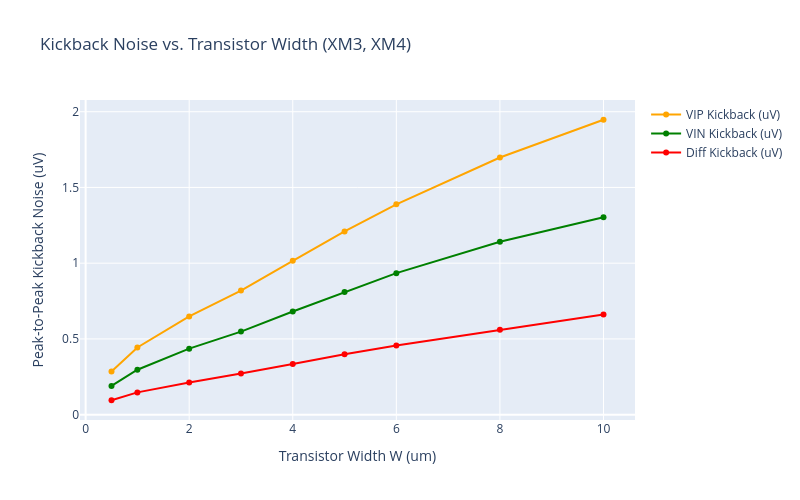

This figure's notebook cell:
### Code cell
# ── Sweep Transistor Width ───────────────────────────────────────────────
# You can choose which transistor(s) to sweep in this list variable:
SWEEP_TRANSISTORS = ['XM3', 'XM4'] # ]# input PMOS differential pair of strongARM

# Define the width values to sweep (in micrometers):
W_VALUES = [0.5, 1.0, 2.0, 3.0, 4.0, 5.0, 6.0, 8.0, 10.0]

print(f"Sweeping width of {SWEEP_TRANSISTORS} from {W_VALUES[0]}u to {W_VALUES[-1]}u...")

vip_kb_list = []
vin_kb_list = []
diff_kb_list = []

def parse_metric(pattern, text):
    m = re.search(pattern + r'\s*=\s*([0-9e.+\-]+)', text, re.IGNORECASE)
    return float(m.group(1)) if m else None

for w in W_VALUES:
    stdout = run_simulation(w_val=w, sweep_transistors=SWEEP_TRANSISTORS)
    
    vip_kb = parse_metric(r'kickback_VIP_pkpk', stdout)
    vin_kb = parse_metric(r'kickback_VIN_pkpk', stdout)
    diff_kb = parse_metric(r'kickback_diff_pkpk', stdout)
    
    # Convert to uV
    vip_kb_list.append(vip_kb * 1e6 if vip_kb is not None else None)
    vin_kb_list.append(vin_kb * 1e6 if vin_kb is not None else None)
    diff_kb_list.append(diff_kb * 1e6 if diff_kb is not None else None)
    
    print(f"  W = {w:.2f}u -> VIP KB: {vip_kb_list[-1]:.3f} uV | VIN KB: {vin_kb_list[-1]:.3f} uV | Diff KB: {diff_kb_list[-1]:.3f} uV")

# Plot kickback noise vs Width using Plotly
import plotly.graph_objects as go

fig = go.Figure()
fig.add_trace(go.Scatter(x=W_VALUES, y=vip_kb_list, name='VIP Kickback (uV)', mode='lines+markers', line=dict(color='orange', width=2)))
fig.add_trace(go.Scatter(x=W_VALUES, y=vin_kb_list, name='VIN Kickback (uV)', mode='lines+markers', line=dict(color='green', width=2)))
fig.add_trace(go.Scatter(x=W_VALUES, y=diff_kb_list, name='Diff Kickback (uV)', mode='lines+markers', line=dict(color='red', width=2)))

fig.update_layout(
    title=f"Kickback Noise vs. Transistor Width ({', '.join(SWEEP_TRANSISTORS)})",
    xaxis_title="Transistor Width W (um)",
    yaxis_title="Peak-to-Peak Kickback Noise (uV)",
    hovermode='x unified',
    height=500, width=800
)
fig.show()

### Figure 1 — Plotly figure (JSON) as saved in the notebook; plotly's stock layout.template omitted (floating-point values rounded to 4 significant figures)
{"data": [{"line": {"color": "orange", "width": 2}, "mode": "lines+markers", "name": "VIP Kickback (uV)", "type": "scatter", "x": [0.5, 1, 2, 3, 4, 5, 6, 8, 10], "y": [0.2848, 0.4433, 0.6482, 0.8193, 1.015, 1.209, 1.389, 1.698, 1.947]}, {"line": {"color": "green", "width": 2}, "mode": "lines+markers", "name": "VIN Kickback (uV)", "type": "scatter", "x": [0.5, 1, 2, 3, 4, 5, 6, 8, 10], "y": [0.1897, 0.2964, 0.4356, 0.5484, 0.6813, 0.8103, 0.9341, 1.142, 1.303]}, {"line": {"color": "red", "width": 2}, "mode": "lines+markers", "name": "Diff Kickback (uV)", "type": "scatter", "x": [0.5, 1, 2, 3, 4, 5, 6, 8, 10], "y": [0.09504, 0.1469, 0.2125, 0.2709, 0.3344, 0.3992, 0.4571, 0.5604, 0.6604]}], "layout": {"height": 500, "hovermode": "x unified", "title": {"text": "Kickback Noise vs. Transistor Width (XM3, XM4)"}, "width": 800, "xaxis": {"title": {"text": "Transistor Width W (um)"}}, "yaxis": {"title": {"text": "Peak-to-Peak Kickback Noise (uV)"}}}}
